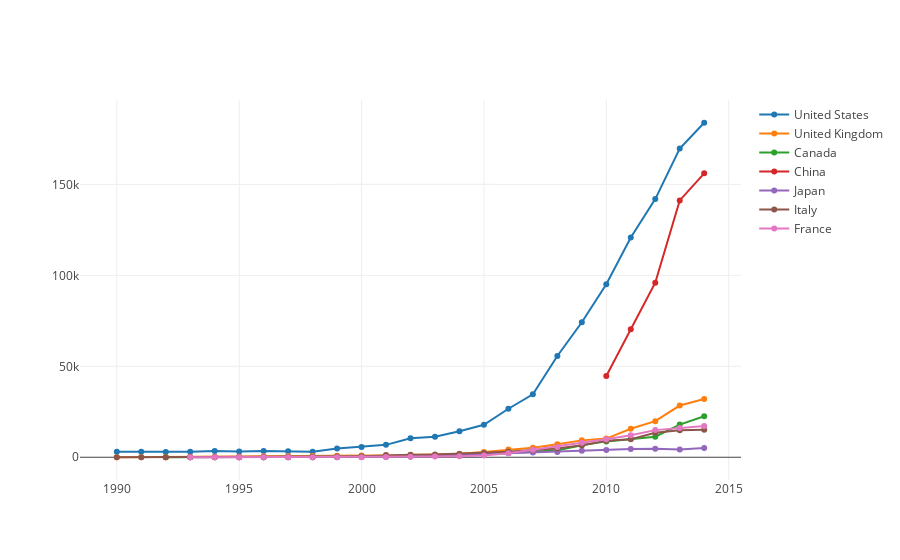

Notebook cell for this chart:
### Code cell
# Leaving the average and analysing each year
data = []
main_countries=['United States', 'United Kingdom', 'Canada', 'China', 'Japan', 'Italy', 'France']
for country in main_countries:
    countryDF = dfWind[dfWind['country_or_area']==country]
    qtd_plot = []
    effective_year = []
    for year in years:
        qtd = countryDF[countryDF['year'] == year]['quantity'].values
        if qtd:
            qtd_plot.append(qtd[0])
            effective_year.append(year)
    # Preparing the plot
    trace = go.Scatter(x=effective_year,
                      y = qtd_plot,
                      name=country,
                      mode='lines+markers')
    data.append(trace)

layout = go.Layout(title="Timeline of Each Country",
                   xaxis=dict(title='year'),
                  yaxis=dict(title='Quantity of Solar Energy - MKwh'))
fig = go.Figure(data=data, layout=layout)
    
py.iplot(data)

plt.show()

### Figure 1 — Plotly figure (JSON) as saved in the notebook; plotly's stock layout.template omitted (floating-point values rounded to 4 significant figures)
{"data": [{"mode": "lines+markers", "name": "United States", "type": "scatter", "x": [1990, 1991, 1992, 1993, 1994, 1995, 1996, 1997, 1998, 1999, 2000, 2001, 2002, 2003, 2004, 2005, 2006, 2007, 2008, 2009, 2010, 2011, 2012, 2013, 2014], "y": [3066, 3051, 2917, 3053, 3483, 3196, 3410, 3254, 3018, 4802, 5650, 6806, 10459, 11300, 14291, 17881, 26676, 34603, 55696, 74226, 95148, 120854, 141922, 169713, 183892]}, {"mode": "lines+markers", "name": "United Kingdom", "type": "scatter", "x": [1990, 1991, 1992, 1993, 1994, 1995, 1996, 1997, 1998, 1999, 2000, 2001, 2002, 2003, 2004, 2005, 2006, 2007, 2008, 2009, 2010, 2011, 2012, 2013, 2014], "y": [9, 11, 40, 218, 342, 391, 488, 667, 877, 850, 947, 965, 1256, 1285, 1935, 2904, 4225, 5274, 7124, 9283, 10255, 15652, 19835, 28421, 32015]}, {"mode": "lines+markers", "name": "Canada", "type": "scatter", "x": [1992, 1993, 1994, 1995, 1996, 1997, 1998, 1999, 2000, 2001, 2002, 2003, 2004, 2005, 2006, 2007, 2008, 2009, 2010, 2011, 2012, 2013, 2014], "y": [59, 59, 59, 59, 62, 62, 62, 164, 264, 337, 408, 826, 954, 1567, 2473, 3007, 3788, 6641, 8724, 10187, 11310, 17963, 22538]}, {"mode": "lines+markers", "name": "China", "type": "scatter", "x": [2010, 2011, 2012, 2013, 2014], "y": [44622, 70331, 95978, 141197, 156078]}, {"mode": "lines+markers", "name": "Japan", "type": "scatter", "x": [1993, 1994, 1995, 1996, 1997, 1998, 1999, 2000, 2001, 2002, 2003, 2004, 2005, 2006, 2007, 2008, 2009, 2010, 2011, 2012, 2013, 2014], "y": [1, 1, 1, 2, 1, 7, 38, 109, 252, 415, 833, 1310, 1754, 2210, 2624, 2946, 3613, 3962, 4559, 4722, 4286, 5038]}, {"mode": "lines+markers", "name": "Italy", "type": "scatter", "x": [1990, 1991, 1992, 1993, 1994, 1995, 1996, 1997, 1998, 1999, 2000, 2001, 2002, 2003, 2004, 2005, 2006, 2007, 2008, 2009, 2010, 2011, 2012, 2013, 2014], "y": [2, 3, 2, 4, 7, 9, 33, 118, 231, 403, 563, 1179, 1404, 1458, 1847, 2344, 2971, 4034, 4861, 6543, 9126, 9856, 13407, 14897, 15178]}, {"mode": "lines+markers", "name": "France", "type": "scatter", "x": [1993, 1994, 1995, 1996, 1997, 1998, 1999, 2000, 2001, 2002, 2003, 2004, 2005, 2006, 2007, 2008, 2009, 2010, 2011, 2012, 2013, 2014], "y": [2, 5, 5, 7, 11, 19, 37, 48, 131, 265, 388, 595, 962, 2182, 4070, 5694, 7912, 9945, 12051, 14914, 16034, 17249]}], "layout": {}}
